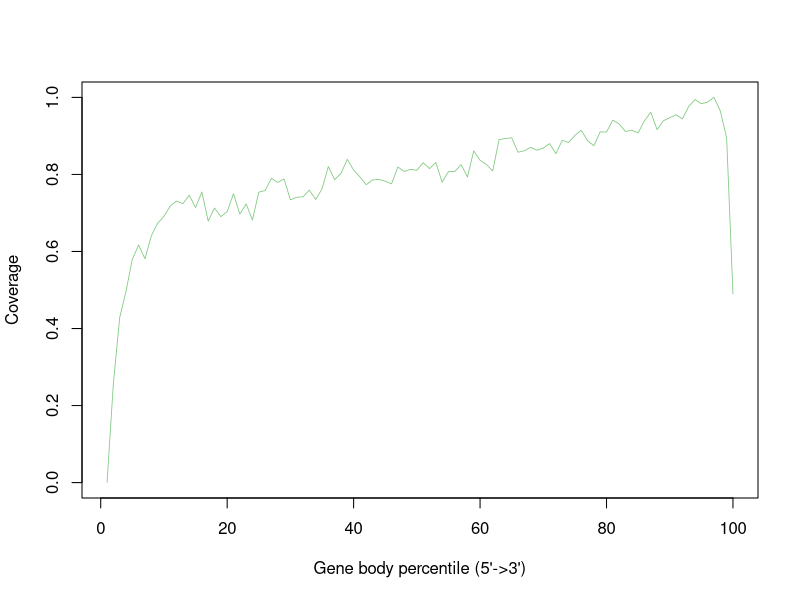

Reproduce this figure in R.
H9_FT_1_short_transcripts <- c(0.0,0.2567423961187829,0.4283536282975184,0.49652997203007265,0.5799580026014582,0.6167893243859793,0.5809243395044761,0.6407267080217298,0.6732647734775943,0.6912199365788273,0.7182433638726022,0.7308114112769533,0.7243956143607299,0.7459979199669008,0.7141456419905974,0.7544455748287656,0.6788020823001653,0.7128165745198779,0.6905058107736646,0.7034904315643606,0.7499737870488185,0.6971398127970211,0.723310256490185,0.6816982591766583,0.7540034969493793,0.758231575129152,0.7897041195423927,0.7791424255906415,0.7882220251134241,0.7341921735212353,0.740712822242185,0.7419937145593816,0.7594359539672239,0.7349318038194396,0.7623207955134763,0.8204313659923089,0.7864707165912395,0.8027510846494124,0.8391289932243063,0.8114764551021738,0.7934617815171773,0.773375576330697,0.785742421623276,0.7871026612521572,0.7824466743557991,0.7756086363881104,0.8194225216008887,0.8077386299553104,0.8131314133173128,0.8107878337900527,0.8304773024181094,0.8151292652722322,0.8313614581768821,0.7797942070794806,0.8074495790341731,0.8074694158620944,0.8257788080333486,0.7934079386985341,0.8612725608494697,0.8368675948412913,0.8259063304985561,0.8091187064121129,0.8901493146375953,0.8934875693934748,0.8951368599434933,0.8577529408097393,0.8614029171472375,0.8705250241584226,0.8627744921063594,0.8684874985476608,0.8800920428815543,0.8540349524907971,0.8888117456691954,0.8827020026694703,0.9015526568597168,0.9144891024968899,0.8879474267383437,0.8744895559100995,0.9105302384103333,0.9101646740100714,0.9410336120879962,0.9310925274669221,0.9114767384854299,0.9147044737714627,0.9078749373014546,0.9391802855936454,0.961445708018896,0.9162687493446762,0.9393899892030979,0.9474607443344603,0.9551489320701997,0.9441196557460206,0.9765443678994783,0.9944428543495079,0.9833540675415653,0.9878258553215125,1.0,0.9646366034816467,0.8951056877853315,0.48998381881608144)


pdf("/users/sparthib/retina_lrs/plots/gene_body_percentile/short//short_.geneBodyCoverage.curves.pdf")
x=1:100
icolor = colorRampPalette(c("#7fc97f","#beaed4","#fdc086","#ffff99","#386cb0","#f0027f"))(1)
plot(x,H9_FT_1_short_transcripts,type='l',xlab="Gene body percentile (5'->3')", ylab="Coverage",lwd=0.8,col=icolor[1])
dev.off()
